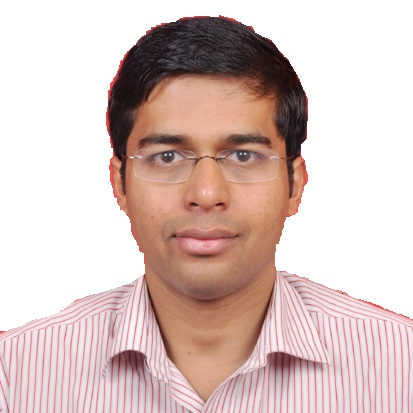
#> input picture image.jpg, 413 x 413 px
$ jupyter execute --allow-errors version_3.ipynb   (shell and % lines are left out)
#> lines starting #> are read from the running program, lines starting #| are printed output that depends on the picture; after the words box and inside, x2 and y2 are one past the last pixel; in counts of white or black regions, pixels touching at a corner belong together
[cell 1]
import numpy as np
import cv2
import matplotlib.pyplot as plt

[cell 2]
#Loading the image to be tested
test_image = cv2.imread('image.jpg')
#> test_image is the input picture: shape (413, 413, 3); mean B, G, R 190.4, 194.6, 216.2

#Converting to grayscale
test_image_gray = cv2.cvtColor(test_image, cv2.COLOR_BGR2GRAY)
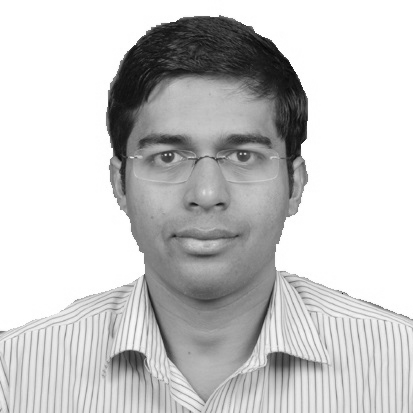
#> test_image_gray: shape (413, 413); min 7, max 255, mean 200.6

# Displaying the grayscale image
plt.imshow(test_image_gray, cmap='gray')
#Since we know that OpenCV loads an image in BGR format, so we need to convert it into RBG format to be able to display its true colors. Let us write a small function for that.

[cell 3]
def convertToRGB(image):
    return cv2.cvtColor(image, cv2.COLOR_BGR2RGB)

[cell 4]
#haar_cascade_face = cv2.CascadeClassifier('C:\\Users\\Dell\\PycharmProjects\\FaceDetection\\venv\\Lib\\site-packages\\opencv_python-4.1.2.30.dist-info\\haarcascade_frontalface_default.xml')

haar_cascade_face = cv2.CascadeClassifier('D:\\Data Science\\Anaconda_Full\\Lib\\site-packages\\cv2\\data\\haarcascade_frontalface_default.xml')

[cell 5]
faces_rects = haar_cascade_face.detectMultiScale(test_image_gray, scaleFactor = 1.2, minNeighbors = 5);
#> faces_rects = [[105, 78, 199, 199]]

# Let us print the no. of faces found
print('Faces found: ', len(faces_rects))
#| Faces found:  1

[cell 6]
for (x,y,w,h) in faces_rects:
     cv2.rectangle(test_image, (x, y), (x+w, y+h), (0, 255, 0), 2)
#> this loop made 1 pass
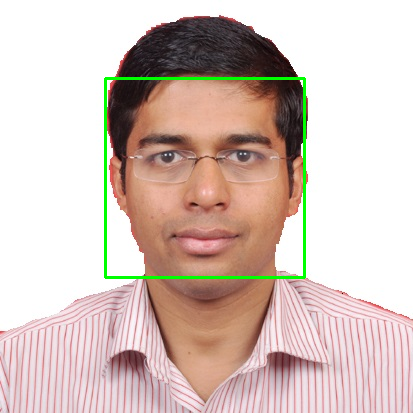
#> test_image: shape (413, 413, 3); 1.4% of pixels changed, all inside (x1, y1, x2, y2) = (104, 77, 306, 279)

[cell 7]
#convert image to RGB and show image

plt.imshow(convertToRGB(test_image))

[cell 8]
def detect_faces(cascade, test_image, scaleFactor = 1.1):
    # create a copy of the image to prevent any changes to the original one.
    image_copy = test_image.copy()

    #convert the test image to gray scale as opencv face detector expects gray images
    gray_image = cv2.cvtColor(image_copy, cv2.COLOR_BGR2GRAY)

    # Applying the haar classifier to detect faces
    faces_rect = cascade.detectMultiScale(gray_image, scaleFactor=scaleFactor, minNeighbors=5)

    for (x, y, w, h) in faces_rect:
        cv2.rectangle(image_copy, (x, y), (x+w, y+h), (0, 255, 0), 15)

    return image_copy

[cell 9]
#loading image
test_image2 = cv2.imread('baby2.jpg')

# Converting to grayscale
test_image_gray = cv2.cvtColor(test_image, cv2.COLOR_BGR2GRAY)

# Displaying grayscale image
plt.imshow(test_image_gray, cmap='gray')

#> (a cell that did not finish here is left out)

[cell 11]
# Matplotlib to plot an image in RGB

image = cv2.imread('image.jpg')
image = cv2.cvtColor(image, cv2.COLOR_BGR2RGB)
plt.imshow(image)

[cell 12]
#plot by removing the axis

def show(img):
    fig, ax = plt.subplots(1, figsize=(12,8))
    ax.axis('off')
    plt.imshow(img, cmap='Greys')

[cell 13]
image = cv2.imread('image.jpg')
image = cv2.cvtColor(image, cv2.COLOR_BGR2RGB)
show(image)

[cell 14]
# converting image to only green

img = cv2.imread('image.jpg')
B, G, R = cv2.split(img)
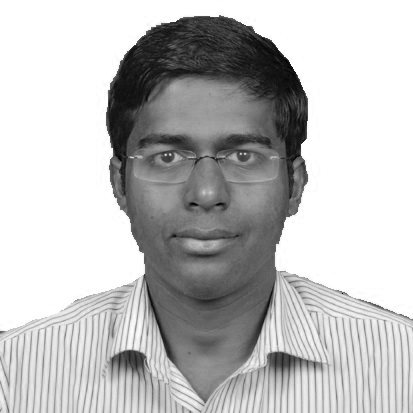
#> B: shape (413, 413); min 0, max 255, mean 190.4
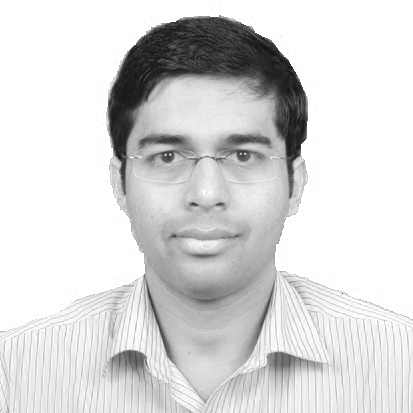
#> R: shape (413, 413); min 14, max 255, mean 216.2
img = cv2.merge([B*0, G, R*0])
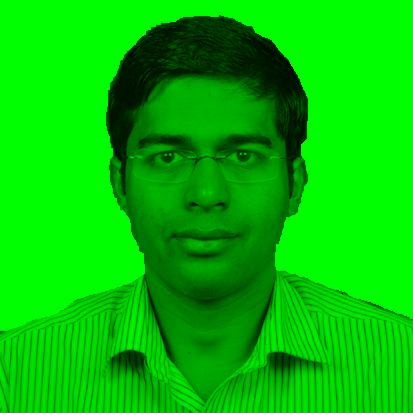
#> img: shape (413, 413, 3); mean B, G, R 0, 194.6, 0
img = cv2.cvtColor(img, cv2.COLOR_BGR2RGB)
show(img)

[cell 15]
# image in other formats - HSV and HSL where HSV is Hue, Saturation, and Value
img = cv2.imread('image.jpg')
img = cv2.cvtColor(img, cv2.COLOR_BGR2HSV)
#> img: shape (413, 413, 3); mean H, S, V 53.1, 40.8, 216.3
H, S, V = cv2.split(img)
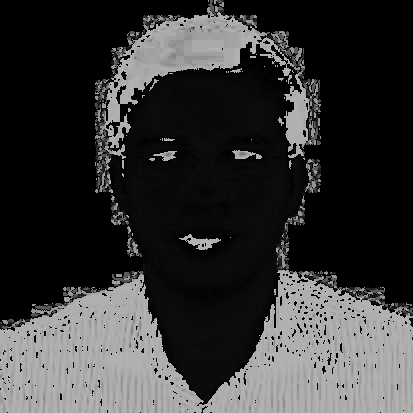
#> H: shape (413, 413); min 0, max 179, mean 53.1
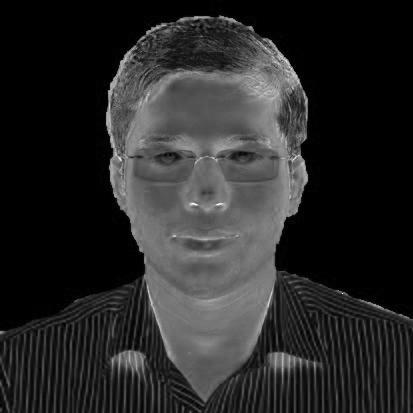
#> S: shape (413, 413); min 0, max 255, mean 40.8

img = cv2.merge([np.ones_like(H)*30, S+10, V-20])
#> img: shape (413, 413, 3); mean H, S, V 30, 50.8, 196.3
img = cv2.cvtColor(img, cv2.COLOR_HSV2RGB)
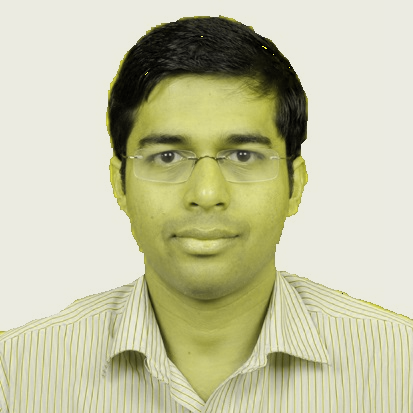
#> img: shape (413, 413, 3); mean R, G, B 196.3, 196.3, 163.8
# fishow(img)

[cell 16]
#filter few colours and make it to grayscale

# read img and convert to HSV
img = cv2.imread('image.jpg')
img = cv2.cvtColor(img, cv2.COLOR_BGR2HSV)
# split dimensions
H, S, V = cv2.split(img)
# upper and lower boundaries
lower = np.array([80, 0, 0])
upper = np.array([120, 255, 255])
# build mask
mask = cv2.inRange(img, lower, upper)
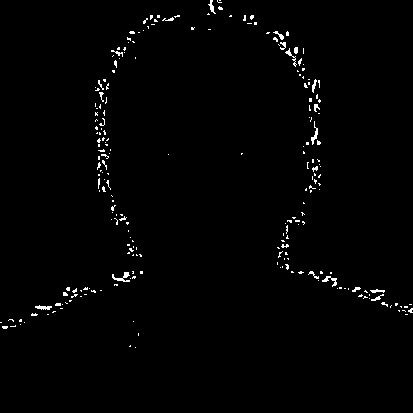
#> mask: shape (413, 413); 1.2% white in thin lines or dots, all inside (x1, y1, x2, y2) = (0, 0, 413, 348)
# apply mask to saturation
S = cv2.bitwise_and(S, S, mask=mask)
# assemble image
img = cv2.merge([H, S, V])
#> img: shape (413, 413, 3); mean H, S, V 53.1, 0, 216.3
# convert to RGB and display
img = cv2.cvtColor(img, cv2.COLOR_HSV2RGB)
# show image show(img)
